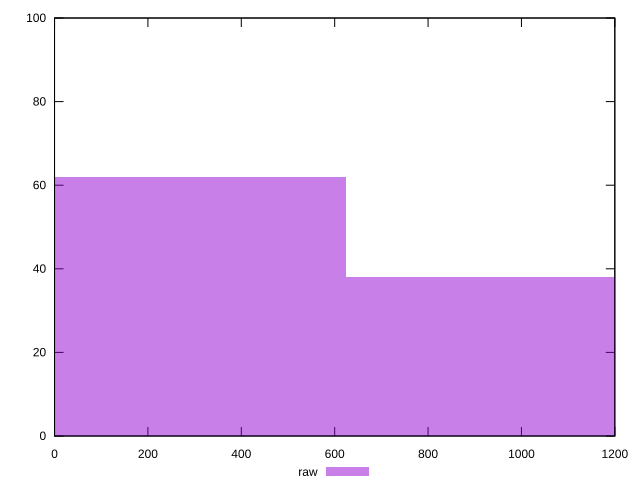

The script that saved this image:
reset

$raw <<EOF
1249.145357041924 38
0 62
EOF

set key outside below
set boxwidth 1249.145357041924
set xrange [0:1200]
set yrange [0:100]
set trange [0:100]
set style fill transparent solid 0.5 noborder
set terminal svg size 640, 490 enhanced background rgb 'white'
set output "reprap/offscreen-images/samples/pages+cached/raw/histogram.svg"

plot $raw title "raw" with boxes

reset
